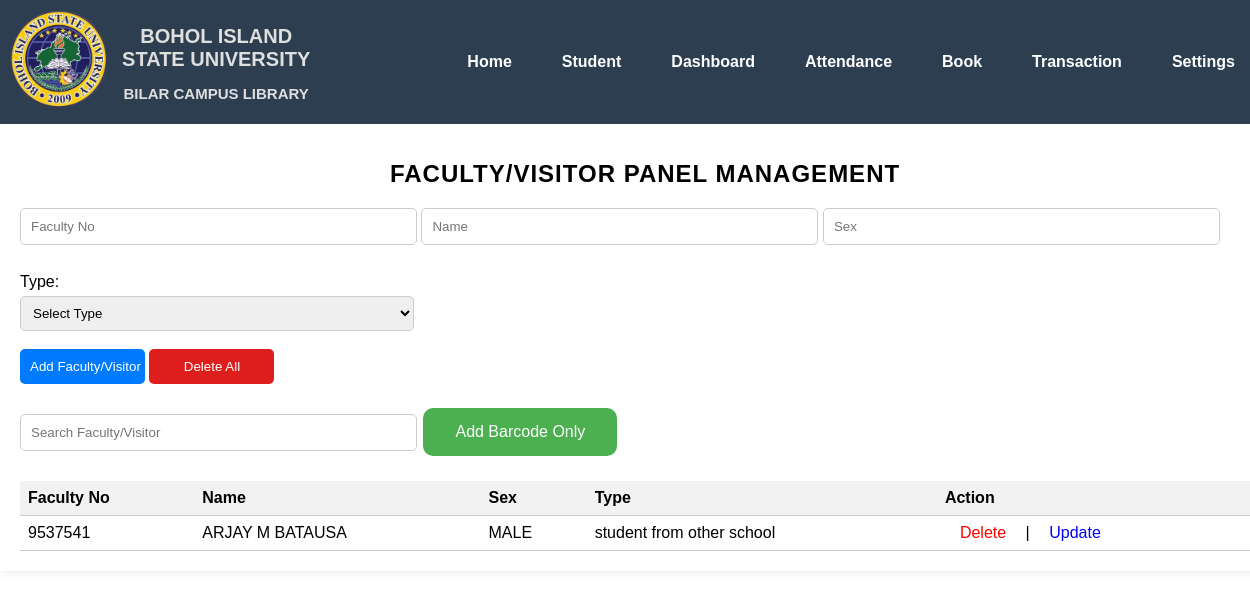
The page /faculty_visitor.php on the database its author committed.
### tables this page shows
CREATE TABLE IF NOT EXISTS `faculty_visitor` (
  `faculty_id` int(11) NOT NULL AUTO_INCREMENT,
  `faculty_no` varchar(20) NOT NULL,
  `name` varchar(20) NOT NULL,
  `sex` varchar(10) NOT NULL,
  `type` varchar(50) NOT NULL,
  `date_added` date NOT NULL,
  PRIMARY KEY (`faculty_id`)
);

### faculty_visitor.php (the view, shortened to what this page needs)
<!DOCTYPE html>
<html lang="en">
<head>
    <?php include 'top_bar.php'; ?>
    <link rel="stylesheet" href="css/faculty_visitors.css">
</head>
<body>
    <div class="container">
        <h2>Faculty/Visitor Panel Management</h2>
        <form method="post">
            <input type="text" name="faculty_no" placeholder="Faculty No" required>
            <input type="text" name="name" placeholder="Name" required>
            <input type="text" name="sex" placeholder="Sex" required>
            <br></br>
            <label for="type" style="display: block; margin-bottom: 5px;">Type:</label>
<select name="type" id="type" required style="padding: 8px; border-radius: 5px; border: 1px solid #ccc; width: 31.5%; transition: border-color 0.3s;">
    <option value="">Select Type</option>
</select>
            <br></br>
            <input type="submit" name="addFaculty_visitor" value="Add Faculty/Visitor">
            <button id="delete_all_faculty_visitor" class="custom-button">Delete All</button>
        </form>
        <input type="text" id="search_input" name="search" placeholder="Search Faculty/Visitor">
        <button id="addBarcodeBtn">Add Barcode Only</button>
        <?php
            include "connect.php";
            function displayUsers($conn) {
                $search = isset($_POST['search']) ? $_POST['search'] : '';
                $sql = "SELECT * FROM faculty_visitor WHERE
                        faculty_no LIKE '%$search%' OR
                        name LIKE '%$search%' OR
                        sex LIKE '%$search%' OR
                        type LIKE '%$search%'";
                $result = $conn->query($sql);
                if ($result->num_rows > 0) {
                    echo "<table>
                            <tr>
                                <th>Faculty No</th>
                                <th>Name</th>
                                <th>Sex</th>
                                <th>Type</th>
                                <th>Action</th>
                            </tr>";
                    while ($row = $result->fetch_assoc()) {
                        echo "<tr>
                                <td>".$row["faculty_no"]."</td>
                                <td>".$row["name"]."</td>
                                <td>".$row["sex"]."</td>
                                <td>".$row["type"]."</td>
                                <td><a href='delete_faculty_visitor.php?faculty_id=".$row['faculty_id']."'>Delete</a> | <a href='load_faculty_visitor.php?faculty_id=".$row['faculty_id']."' style='color: blue;'>Update</a>
                            </tr>";
                    }
                    echo "</table>";
                } else {
                echo "<span style='color: red;'>No Faculty/Visitor Account Added!</span>";
                }
            }
            displayUsers($conn);
        ?>
    </div>
</body>
</html>

### css/main.css (style rules this page uses)
body { margin: 0; font-family: Arial, sans-serif; }
a { text-decoration: none; color: #fff; padding: 15px; transition: background-color 0.3s ease, color 0.3s ease; border-radius: 5px; }

### css/faculty_visitors.css (style rules this page uses)
form { margin-bottom: 20px; }
input[type="text"] { width: 30%; padding: 10px; margin-bottom: 10px; border: 1px solid #ccc; border-radius: 5px; }
input[type="submit"] { width: 10%; padding: 10px; border: none; border-radius: 5px; background-color: #007bff; color: #fff; cursor: pointer; transition: background-color 0.3s ease; }
table { width: 100%; border-collapse: collapse; margin-top: 20px; }
th, td { padding: 8px; border-bottom: 1px solid #ccc; text-align: left; }
th { background-color: #f2f2f2; }
td a { text-decoration: none; color: red; transition: color 0.3s ease; }
.container { width: 100%; max-width: 100%; margin: 0 auto; margin-top: 120px; padding: 20px; background-color: #fff; box-shadow: 0 0 10px rgba(0, 0, 0, 0.1); animation: fadeIn 1s ease-in-out; }
h2 { text-align: center; margin-bottom: 20px; color: black; text-transform: uppercase; letter-spacing: 1px; }
#addBarcodeBtn { background-color: #4caf50; border: none; color: white; padding: 15px 32px; text-align: center; text-decoration: none; display: inline-block; font-size: 16px; margin: 4px 2px; cursor: pointer; border-radius: 10px; }
#delete_all_faculty_visitor { width: 10%; padding: 10px; border: none; border-radius: 5px; background-color: #de1e1d; color: #fff; margin-right: 10px; }

### rows shown on the page
faculty_visitor: faculty_no "9537541", name "ARJAY M BATAUSA", sex "MALE", type "student from other school"
